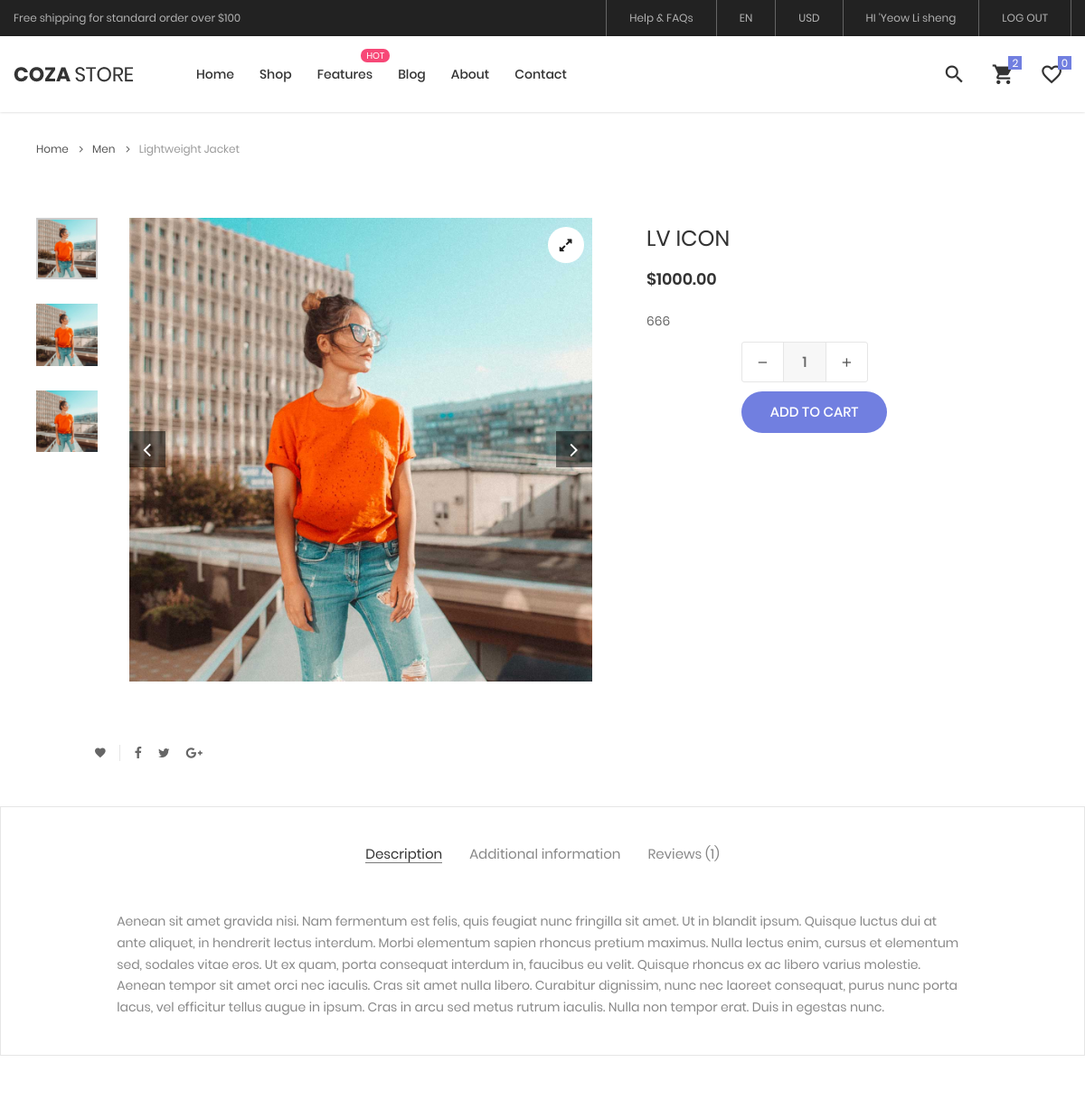
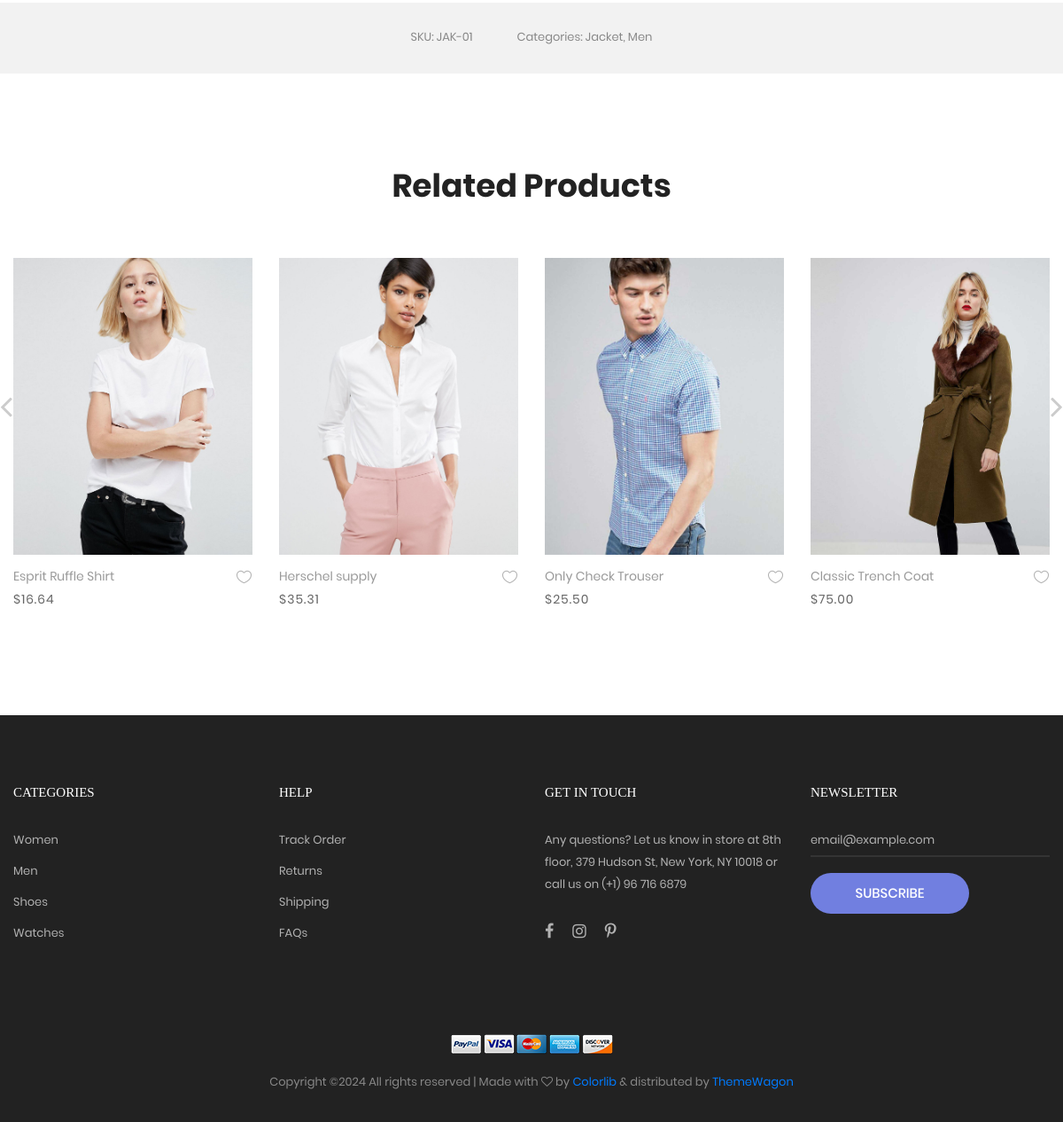
The page /User/product-detail.php?id=1 (signed in) on the database its author committed (2 pictures, top to bottom).
### tables this page shows
CREATE TABLE `user` (
  `user_id` int(11) NOT NULL,
  `user_name` varchar(100) NOT NULL,
  `user_image` text NOT NULL,
  `user_password` varchar(150) NOT NULL,
  `user_email` varchar(100) NOT NULL,
  `user_contact_number` varchar(50) NOT NULL,
  `user_gender` varchar(50) NOT NULL,
  `user_status` varchar(100) NOT NULL,
  `user_date_of_birth` date NOT NULL,
  `user_join_time` varchar(150) NOT NULL
);

CREATE TABLE `product` (
  `product_id` int(11) NOT NULL,
  `category_id` int(11) NOT NULL,
  `product_status` int(11) NOT NULL,
  `product_name` varchar(100) NOT NULL,
  `product_des` varchar(150) NOT NULL,
  `product_image` text NOT NULL,
  `Quick_View1` text NOT NULL,
  `Quick_View2` text NOT NULL,
  `Quick_View3` text NOT NULL,
  `product_price` decimal(10,2) NOT NULL,
  `product_stock` int(11) NOT NULL
);

### User/product-detail.php (the view, shortened to what the rows shown need)
<?php
$servername = "localhost";
$username = "root";
$password = "";
$dbname = "fyp";
$conn = new mysqli($servername, $username, $password, $dbname);
$user_id = $_SESSION['id'];
$result = mysqli_query($conn, "SELECT * FROM user WHERE user_id ='$user_id'");
if ($result && mysqli_num_rows($result) > 0) {
    $row = mysqli_fetch_assoc($result);
} else {
    echo "User not found.";
    exit;
}
$product_id = $_GET['id'];
$query = "SELECT * FROM product WHERE product_id = ?";
$stmt = $conn->prepare($query);
$stmt->bind_param("i", $product_id);
$stmt->execute();
$result = $stmt->get_result();
$product = $result->fetch_assoc();
?>
<!DOCTYPE html>
<html lang="en">
<head>
	<link rel="stylesheet" type="text/css" href="vendor/bootstrap/css/bootstrap.min.css">
	<link rel="stylesheet" type="text/css" href="fonts/font-awesome-4.7.0/css/font-awesome.min.css">
	<link rel="stylesheet" type="text/css" href="fonts/iconic/css/material-design-iconic-font.min.css">
	<link rel="stylesheet" type="text/css" href="fonts/linearicons-v1.0.0/icon-font.min.css">
	<link rel="stylesheet" type="text/css" href="vendor/animate/animate.css">
	<link rel="stylesheet" type="text/css" href="vendor/css-hamburgers/hamburgers.min.css">
	<link rel="stylesheet" type="text/css" href="vendor/animsition/css/animsition.min.css">
	<link rel="stylesheet" type="text/css" href="vendor/select2/select2.min.css">
	<link rel="stylesheet" type="text/css" href="vendor/daterangepicker/daterangepicker.css">
	<link rel="stylesheet" type="text/css" href="vendor/slick/slick.css">
	<link rel="stylesheet" type="text/css" href="vendor/MagnificPopup/magnific-popup.css">
	<link rel="stylesheet" type="text/css" href="vendor/perfect-scrollbar/perfect-scrollbar.css">
	<link rel="stylesheet" type="text/css" href="css/util.css">
	<link rel="stylesheet" type="text/css" href="css/main.css">
</head>
<body class="animsition">
	<header class="header-v4">
		<div class="container-menu-desktop">
			<div class="top-bar">
				<div class="content-topbar flex-sb-m h-full container">
					<div class="right-top-bar flex-w h-full">
						<a href="#" class="flex-c-m trans-04 p-lr-25">
							Help & FAQs
						</a>
						<a href="#" class="flex-c-m trans-04 p-lr-25">
							EN
						</a>
						<a href="#" class="flex-c-m trans-04 p-lr-25">
							USD
						</a>
                        <a href="edit_profile.php?edit_user=<?php echo $user_id; ?>" class="flex-c-m trans-04 p-lr-25">
                            <?php
                                echo "HI '" . htmlspecialchars($row["user_name"]) ;
                            ?>
                        </a>
                        <a href="log_out.php" class="flex-c-m trans-04 p-lr-25">
							LOG OUT
						</a>
					</div>
				</div>
			</div>
		</div>
	</header>
<section class="sec-product-detail bg0 p-t-65 p-b-60">
    <div class="container">
        <div class="row">
            <div class="col-md-6 col-lg-7 p-b-30">
                <div class="p-l-25 p-r-30 p-lr-0-lg">
                    <div class="wrap-slick3 flex-sb flex-w">
                        <div class="slick3 gallery-lb">
                            <div class="item-slick3" data-thumb="images/<?php echo $product['Quick_View1']; ?>">
                                <div class="wrap-pic-w pos-relative">
									<img src="images/<?php echo $product['Quick_View1']; ?>" alt="IMG-PRODUCT">
                                    <a class="flex-c-m size-108 how-pos1 bor0 fs-16 cl10 bg0 hov-btn3 trans-04"  href="images/<?php echo $product['Quick_View1']; ?>">
                                        <i class="fa fa-expand"></i>
                                    </a>
                                </div>
                            </div>
                        </div>
                    </div>
                </div>
            </div>
            <div class="col-md-6 col-lg-5 p-b-30">
                <div class="p-r-50 p-t-5 p-lr-0-lg">
                    <h4 class="mtext-105 cl2 js-name-detail p-b-14">
                        <?php echo $product['product_name']; ?>
                    </h4>
                    <span class="mtext-106 cl2">
                        $<?php echo $product['product_price']; ?>
                    </span>
                    <p class="stext-102 cl3 p-t-23">
                        <?php echo $product['product_des']; ?>
                    </p>
                    <div class="flex-w flex-r-m p-b-10">
                        <div class="size-204 flex-w flex-m respon6-next">
                        </div>
                    </div>
                </div>
            </div>
        </div>
    </div>
	</section>
</body>
</html>

### rows shown on the page
user: user_name "Yeow Li sheng"
product: Quick_View1 (picture), product_name "LV ICON", product_price "1000.00", product_des "666"
